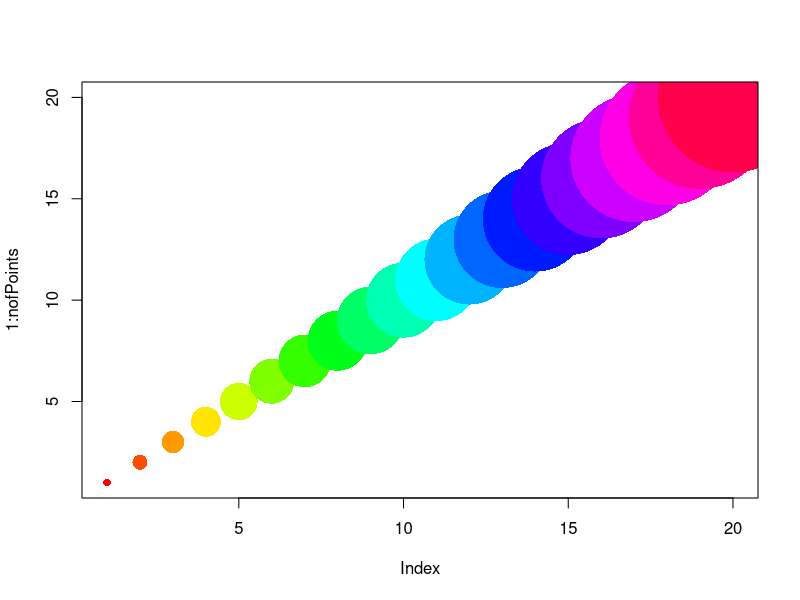

Write the R code that produced this figure.
X11()

nofPoints <- 20

plot(1:nofPoints, pch=16, cex=1:nofPoints, col=rainbow(nofPoints))

z <- locator(1) # wait for mouse click or enter pressed
